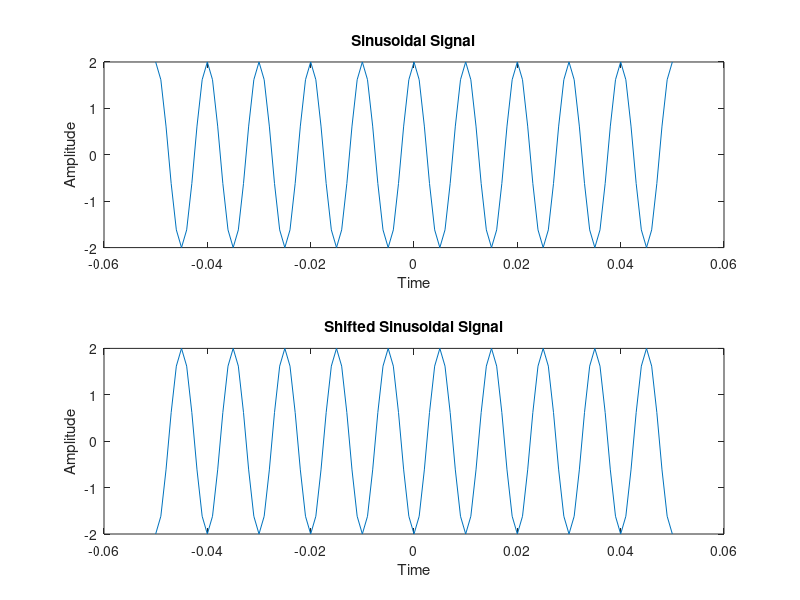

MATLAB code to generate this figure:
clc;
clear all;
close all;

% Sinusoidal Signal

t=-0.05:0.001:0.05;
f=100;
a=2;
y1=a*cos(2*pi*f*t);
subplot(2,1,1);
plot(t,y1);
xlabel('Time');
ylabel('Amplitude');
title('Sinusoidal Signal');
% axis([-5 5 -2 2]);

% Shifted Sinusoidal Signal

t=-0.05:0.001:0.05;
f=100;
a=2;
y2=a*cos(2*pi*f*(t-0.005));
subplot(2,1,2);
plot(t,y2);
xlabel('Time');
ylabel('Amplitude');
title('Shifted Sinusoidal Signal');

